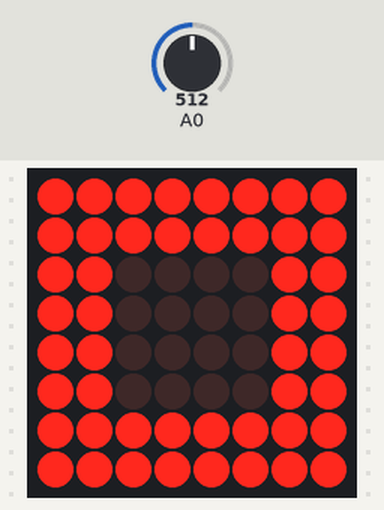
This sketch was run on a simulated Arduino Uno, built with avr-gcc and run on an emulated ATmega328P. On the bench: 8×8 LED matrix. The test bench sets the inputs (shaded band); at power-on: A0 = 512. What the sketch prints to the serial monitor is not drawn.

Above: at 1.28 s.
1.3 s: A0 set to 410
At 1.65 s:
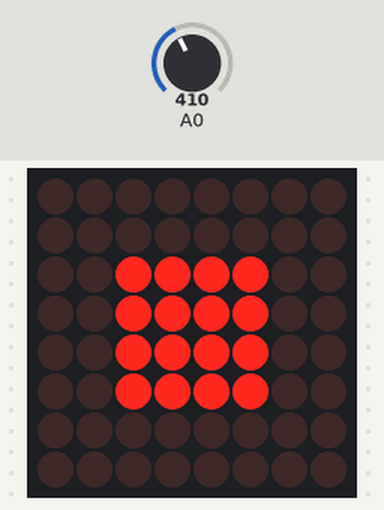
4.2 s: A0 set to 430
7.1 s: A0 set to 380
At 7.58 s:
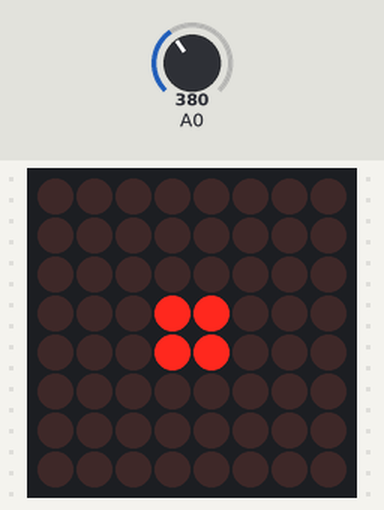

Measured:
- after the input at 1.3 s, the display: first differs from a run without the input after 0.30 s (image 1)
- after the input at 7.1 s, the display: first differs from a run without the input after 0.44 s (image 2)

The sketch:

circuit05.ino
```cpp
#include "LedControl.h"
LedControl lc=LedControl(12,10,11,1);
int min=390;   //최소값, 시리얼 모니터링
int max=420;   //최대값, 시리얼 모니터링

void setup() {
  lc.shutdown(0,false);
  lc.setIntensity(0,8);
  lc.clearDisplay(0);
  Serial.begin(9600);
}

void draw(int level) {
  byte A[]={B00000000,B00000000,B00000000,B00011000,B00011000,B00000000,B00000000,B00000000};
  byte B[]={B00000000,B00000000,B00111100,B00111100,B00111100,B00111100,B00000000,B00000000};
  byte C[]={B11111111,B11111111,B11000011,B11000011,B11000011,B11000011,B11111111,B11111111};

  if(level==0){
      for(int i=0; i<8; i++){
        lc.setColumn(0,i,A[i]);
      }
      delay(100);
  }
  else if(level==1){
      for(int i=0; i<8; i++){
        lc.setColumn(0,i,B[i]);
      }
      delay(100);
  }
  else{
      for(int i=0; i<8; i++){
        lc.setColumn(0,i,C[i]);
      }
      delay(100);
  }
  for(int i=0; i<8; i++){
      lc.setColumn(0,i,B00000000);
  }
  delay(150);
}

void loop() {
  int value = analogRead(A0);
  Serial.print(value);
  delay(100);

  int level=map(value,min,max,0,9);
  level=map(level,0,9,0,2);
  draw(level);
  Serial.print(" ");
  Serial.println(level);
}
```
